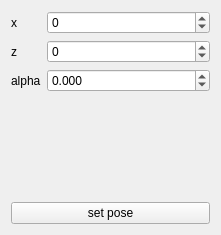
<?xml version="1.0" encoding="UTF-8"?>
<ui version="4.0">
 <class>guiDlg</class>
 <widget class="QWidget" name="guiDlg">
  <property name="geometry">
   <rect>
    <x>0</x>
    <y>0</y>
    <width>221</width>
    <height>235</height>
   </rect>
  </property>
  <property name="windowTitle">
   <string>AprilBasedLocalization</string>
  </property>
  <layout class="QVBoxLayout" name="verticalLayout">
   <item>
    <layout class="QFormLayout" name="formLayout">
     <item row="0" column="1">
      <widget class="QSpinBox" name="xw">
       <property name="minimum">
        <number>-10000</number>
       </property>
       <property name="maximum">
        <number>10000</number>
       </property>
       <property name="singleStep">
        <number>10</number>
       </property>
      </widget>
     </item>
     <item row="1" column="1">
      <widget class="QSpinBox" name="zw">
       <property name="minimum">
        <number>-10000</number>
       </property>
       <property name="maximum">
        <number>10000</number>
       </property>
       <property name="singleStep">
        <number>10</number>
       </property>
      </widget>
     </item>
     <item row="0" column="0">
      <widget class="QLabel" name="label">
       <property name="text">
        <string>x</string>
       </property>
      </widget>
     </item>
     <item row="1" column="0">
      <widget class="QLabel" name="label_3">
       <property name="text">
        <string>z</string>
       </property>
      </widget>
     </item>
     <item row="2" column="0">
      <widget class="QLabel" name="label_2">
       <property name="text">
        <string>alpha</string>
       </property>
      </widget>
     </item>
     <item row="2" column="1">
      <widget class="QDoubleSpinBox" name="aw">
       <property name="decimals">
        <number>3</number>
       </property>
       <property name="minimum">
        <double>-10.000000000000000</double>
       </property>
       <property name="maximum">
        <double>10.000000000000000</double>
       </property>
      </widget>
     </item>
    </layout>
   </item>
   <item>
    <widget class="QPushButton" name="button">
     <property name="text">
      <string>set pose</string>
     </property>
    </widget>
   </item>
  </layout>
 </widget>
 <resources/>
 <connections/>
</ui>
